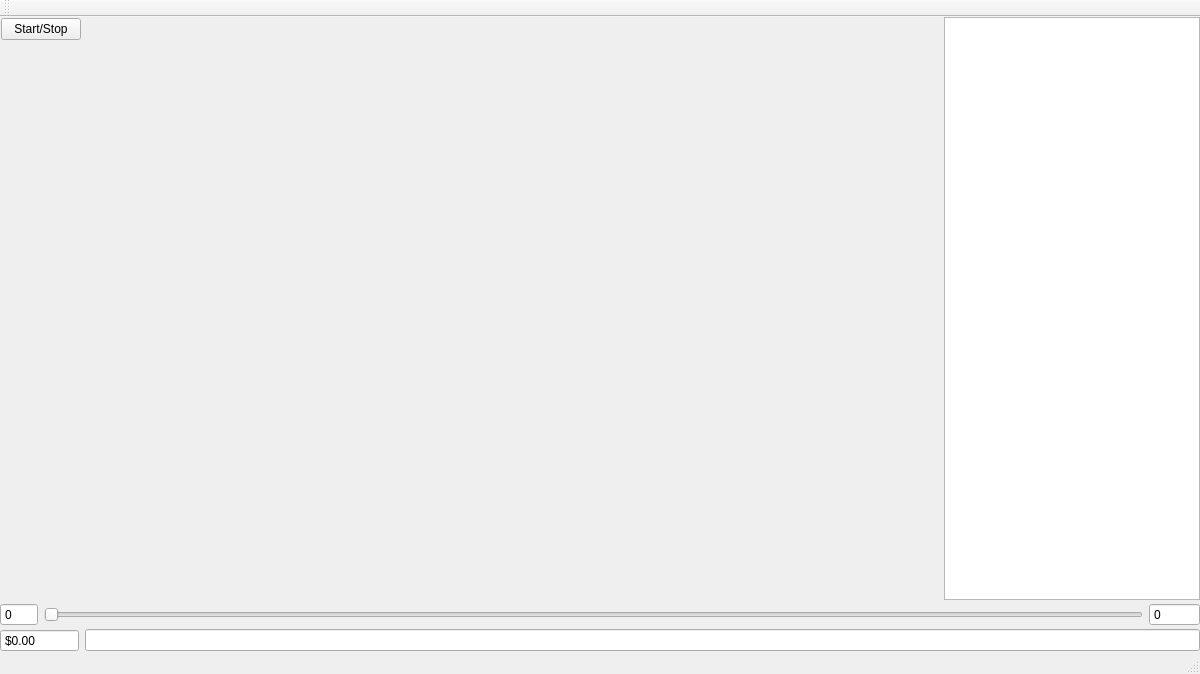
<?xml version="1.0" encoding="UTF-8"?>
<ui version="4.0">
 <class>MetricViewer</class>
 <widget class="QMainWindow" name="MetricViewer">
  <property name="geometry">
   <rect>
    <x>0</x>
    <y>0</y>
    <width>1200</width>
    <height>674</height>
   </rect>
  </property>
  <property name="windowTitle">
   <string>MetricViewer</string>
  </property>
  <widget class="QWidget" name="centralWidget">
   <layout class="QVBoxLayout" name="verticalLayout_3">
    <property name="spacing">
     <number>3</number>
    </property>
    <property name="leftMargin">
     <number>0</number>
    </property>
    <property name="topMargin">
     <number>0</number>
    </property>
    <property name="rightMargin">
     <number>0</number>
    </property>
    <property name="bottomMargin">
     <number>0</number>
    </property>
    <item>
     <layout class="QHBoxLayout" name="horizontalLayout" stretch="0,10,0">
      <item>
       <widget class="QWidget" name="widget" native="true">
        <layout class="QVBoxLayout" name="verticalLayout" stretch="0,1">
         <property name="leftMargin">
          <number>1</number>
         </property>
         <property name="topMargin">
          <number>1</number>
         </property>
         <property name="rightMargin">
          <number>1</number>
         </property>
         <property name="bottomMargin">
          <number>1</number>
         </property>
         <item>
          <widget class="QPushButton" name="startButton">
           <property name="text">
            <string>Start/Stop</string>
           </property>
           <property name="checkable">
            <bool>true</bool>
           </property>
          </widget>
         </item>
         <item>
          <layout class="QFormLayout" name="formLayout"/>
         </item>
        </layout>
       </widget>
      </item>
      <item>
       <layout class="QVBoxLayout" name="verticalLayout_2" stretch="2">
        <property name="leftMargin">
         <number>0</number>
        </property>
        <item>
         <widget class="ACustomPlot" name="acPlot" native="true"/>
        </item>
       </layout>
      </item>
      <item>
       <widget class="QListWidget" name="metricList"/>
      </item>
     </layout>
    </item>
    <item>
     <layout class="QHBoxLayout" name="horizontalLayout_4">
      <item>
       <widget class="QSpinBox" name="spinHash">
        <property name="buttonSymbols">
         <enum>QAbstractSpinBox::NoButtons</enum>
        </property>
        <property name="minimum">
         <number>-1</number>
        </property>
        <property name="maximum">
         <number>9999</number>
        </property>
       </widget>
      </item>
      <item>
       <widget class="QSlider" name="sliderHash">
        <property name="pageStep">
         <number>1</number>
        </property>
        <property name="orientation">
         <enum>Qt::Horizontal</enum>
        </property>
       </widget>
      </item>
      <item>
       <widget class="QSpinBox" name="spinHashVal">
        <property name="readOnly">
         <bool>true</bool>
        </property>
        <property name="buttonSymbols">
         <enum>QAbstractSpinBox::NoButtons</enum>
        </property>
        <property name="minimum">
         <number>-1</number>
        </property>
        <property name="maximum">
         <number>999999999</number>
        </property>
       </widget>
      </item>
     </layout>
    </item>
    <item>
     <layout class="QHBoxLayout" name="horizontalLayout_5">
      <item>
       <widget class="QDoubleSpinBox" name="spinSum">
        <property name="readOnly">
         <bool>false</bool>
        </property>
        <property name="buttonSymbols">
         <enum>QAbstractSpinBox::NoButtons</enum>
        </property>
        <property name="prefix">
         <string>$</string>
        </property>
        <property name="minimum">
         <double>-999999.000000000000000</double>
        </property>
        <property name="maximum">
         <double>999999.000000000000000</double>
        </property>
       </widget>
      </item>
      <item>
       <widget class="QLineEdit" name="labelBundle"/>
      </item>
     </layout>
    </item>
   </layout>
  </widget>
  <widget class="QMenuBar" name="menuBar">
   <property name="geometry">
    <rect>
     <x>0</x>
     <y>0</y>
     <width>1200</width>
     <height>21</height>
    </rect>
   </property>
  </widget>
  <widget class="QToolBar" name="mainToolBar">
   <property name="enabled">
    <bool>true</bool>
   </property>
   <attribute name="toolBarArea">
    <enum>TopToolBarArea</enum>
   </attribute>
   <attribute name="toolBarBreak">
    <bool>false</bool>
   </attribute>
  </widget>
  <widget class="QStatusBar" name="statusBar"/>
 </widget>
 <layoutdefault spacing="6" margin="11"/>
 <customwidgets>
  <customwidget>
   <class>ACustomPlot</class>
   <extends>QWidget</extends>
   <header>ACChart/acustomplot.h</header>
   <container>1</container>
  </customwidget>
 </customwidgets>
 <resources/>
 <connections/>
</ui>
